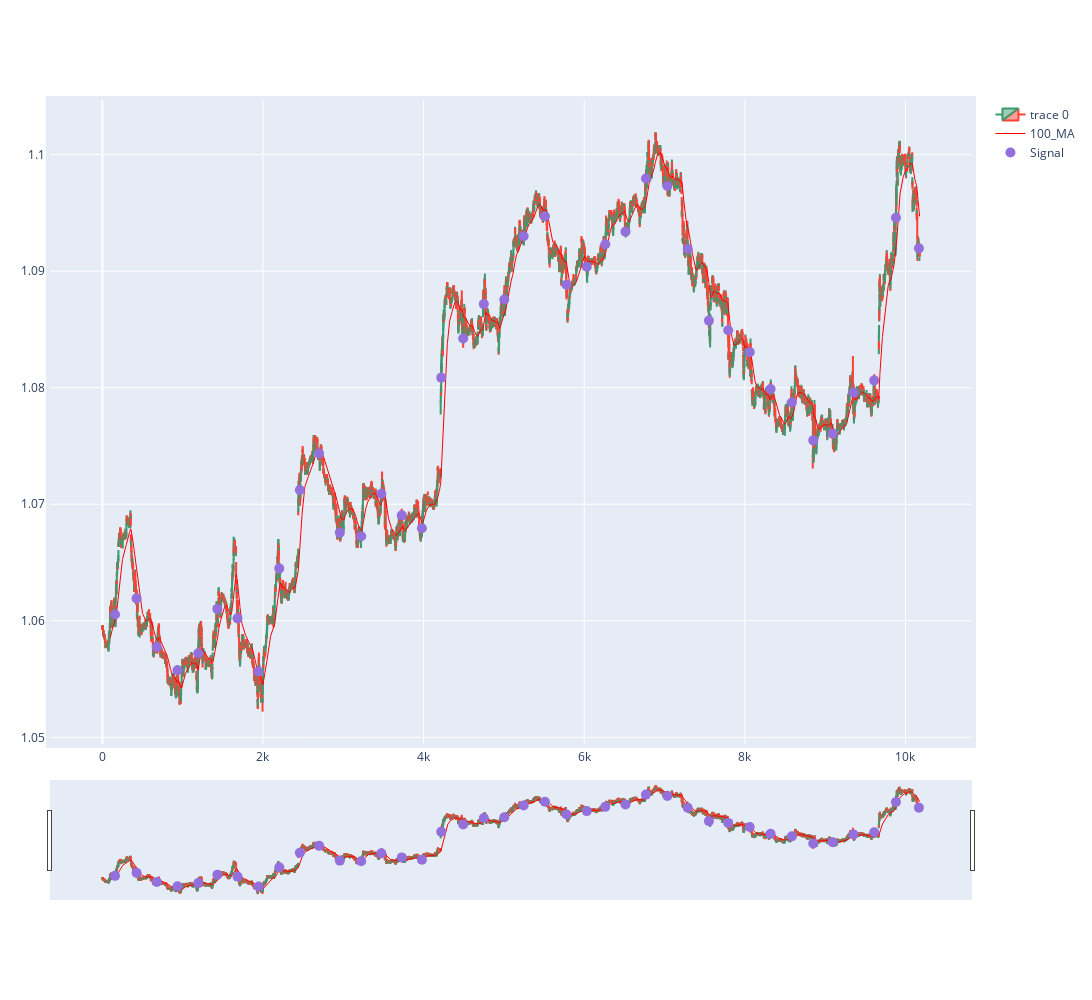

The notebook cell saved with this chart:
### Code cell
import plotly.graph_objects as go
from plotly.subplots import make_subplots
from datetime import datetime
st=0
dfpl = df[st:st+ len(df)]
dfpl.reset_index(inplace=True)
fig = go.Figure(data=[go.Candlestick(x=dfpl.index,
                open=dfpl['Open'],
                high=dfpl['High'],
                low=dfpl['Low'],
                close=dfpl['Close']),
                # go.Scatter(x=dfpl.index, y=dfpl.VWAP, 
                #            line=dict(color='blue', width=1), 
                #            name="VWAP"), 
                # go.Scatter(x=dfpl.index, y=dfpl['BBL.0'], 
                #            line=dict(color='green', width=1), 
                #            name="BBL"),
                # go.Scatter(x=dfpl.index, y=dfpl['BBU.0'], 
                #            line=dict(color='green', width=1), 
                #            name="BBU")
                go.Scatter(x=dfpl.index, y=dfpl['100_MA'],
                            line=dict(color='red', width=1), 
                            name="100_MA"),
      ])

fig.add_scatter(x=dfpl.index, y=dfpl['pointposbreak'], mode="markers",
                marker=dict(size=10, color="MediumPurple"),
                name="Signal")

# set figure size
fig.update_layout(
    autosize=False,
    width=1600,
    height=1000,
    margin=dict(l=50,r=50,b=100,t=100,pad=4)
)

fig.show()

### Figure 1 — Plotly figure (JSON) as saved in the notebook; plotly's stock layout.template omitted (floating-point values rounded to 4 significant figures; data arrays with more than 128 entries replaced by an {"elided": "..."} marker saying what was removed)
{"data": [{"close": {"elided": "10178 float values"}, "high": {"elided": "10178 float values"}, "low": {"elided": "10178 float values"}, "open": {"elided": "10178 float values"}, "type": "candlestick", "x": {"elided": "10178 int values"}}, {"line": {"color": "red", "width": 1}, "name": "100_MA", "type": "scatter", "x": {"elided": "10178 int values"}, "y": {"elided": "10178 float values"}}, {"marker": {"color": "MediumPurple", "size": 10}, "mode": "markers", "name": "Signal", "type": "scatter", "x": {"elided": "10178 int values"}, "y": {"elided": "10178 float values"}}], "layout": {"autosize": false, "height": 1000, "margin": {"b": 100, "l": 50, "pad": 4, "r": 50, "t": 100}, "width": 1600}}
